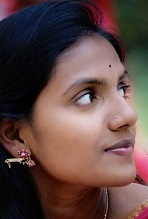
#> input picture data/hari5.jpeg, 148 x 219 px
$ python toblackandwhite.py
#> lines starting #> are read from the running program, lines starting #| are printed output that depends on the picture
import cv2
img = cv2.imread('hari5.jpeg',1)
#> img is the input picture: shape (219, 148, 3); mean B, G, R 68.3, 71.5, 95.3
gray = cv2.cvtColor(img, cv2.COLOR_BGR2GRAY)
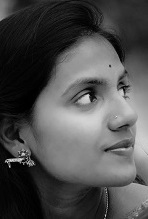
#> gray: shape (219, 148); min 0, max 229, mean 78.2
cv2.imshow("im",gray)
cv2.waitKey(0)

$ run again, with data/hari1.jpeg copied over data/hari5.jpeg
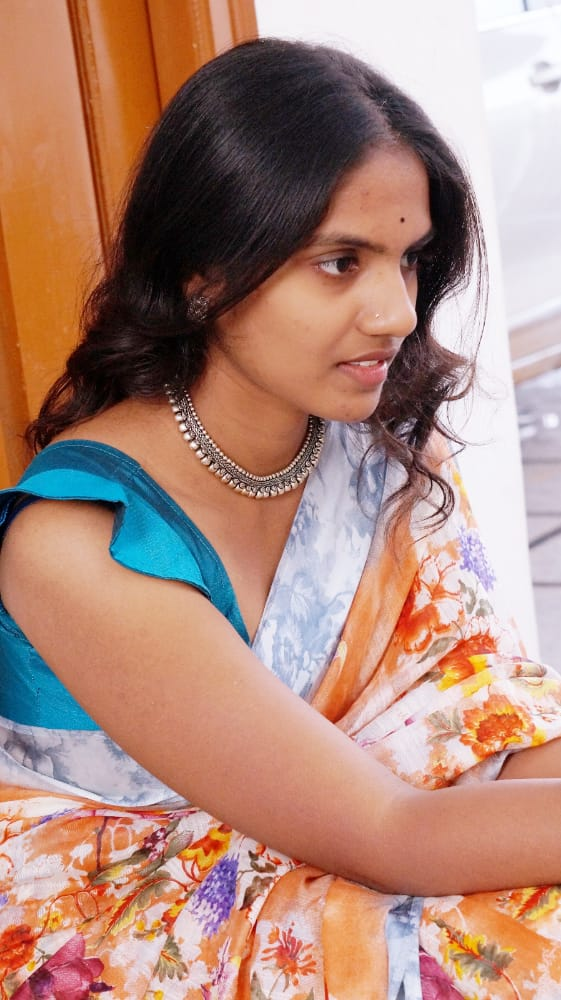
#> input picture data/hari1.jpeg, 561 x 1000 px
#> img is the input picture: shape (1000, 561, 3); mean B, G, R 122.8, 137, 175.1
#> `gray = cv2.cvtColor(img, cv2.COLOR_BGR2GRAY)`:
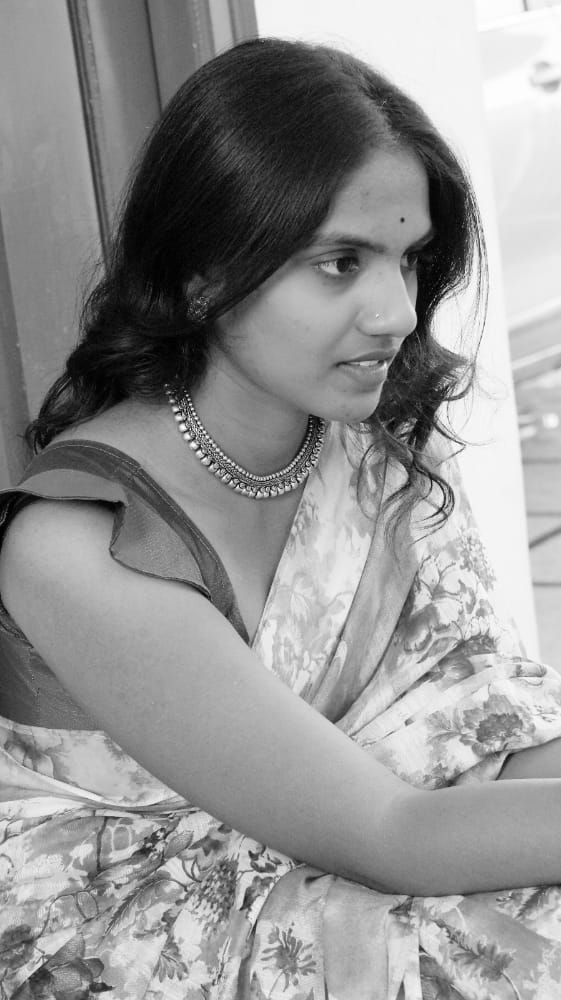
#> gray: shape (1000, 561); min 0, max 255, mean 146.8

$ run again, with data/hari2.jpeg copied over data/hari5.jpeg
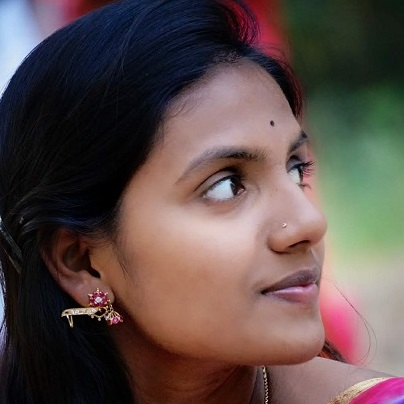
#> input picture data/hari2.jpeg, 404 x 404 px
#> img is the input picture: shape (404, 404, 3); mean B, G, R 73.6, 76.9, 93
#> `gray = cv2.cvtColor(img, cv2.COLOR_BGR2GRAY)`:
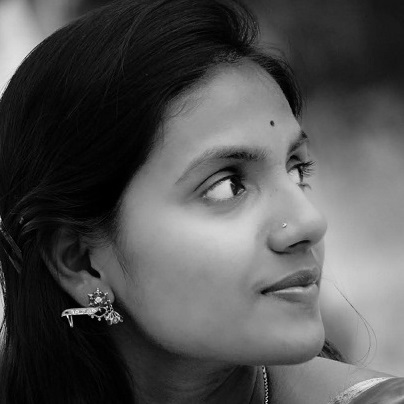
#> gray: shape (404, 404); min 0, max 254, mean 81.3

$ run again, with data/hari3.jpeg copied over data/hari5.jpeg
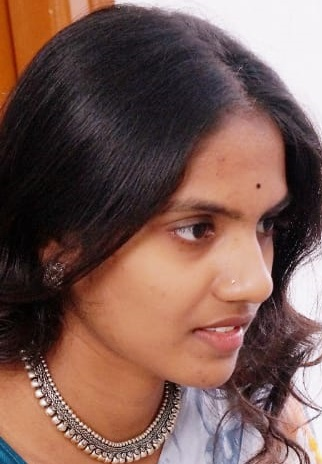
#> input picture data/hari3.jpeg, 322 x 464 px
#> img is the input picture: shape (464, 322, 3); mean B, G, R 83.1, 91, 122.3
#> `gray = cv2.cvtColor(img, cv2.COLOR_BGR2GRAY)`:
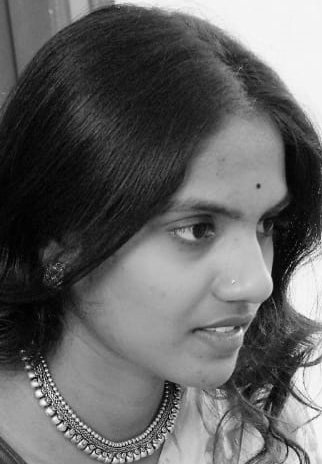
#> gray: shape (464, 322); min 0, max 255, mean 99.5
